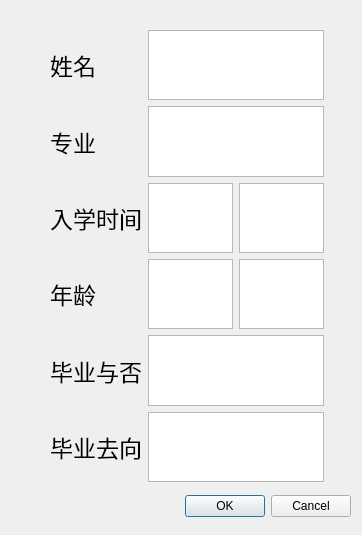
<?xml version="1.0" encoding="UTF-8"?>
<ui version="4.0">
 <class>StudentDialog</class>
 <widget class="QDialog" name="StudentDialog">
  <property name="geometry">
   <rect>
    <x>0</x>
    <y>0</y>
    <width>362</width>
    <height>535</height>
   </rect>
  </property>
  <property name="windowTitle">
   <string>查找年级</string>
  </property>
  <widget class="QDialogButtonBox" name="buttonBox">
   <property name="geometry">
    <rect>
     <x>10</x>
     <y>490</y>
     <width>341</width>
     <height>32</height>
    </rect>
   </property>
   <property name="orientation">
    <enum>Qt::Horizontal</enum>
   </property>
   <property name="standardButtons">
    <set>QDialogButtonBox::Cancel|QDialogButtonBox::Ok</set>
   </property>
  </widget>
  <widget class="QWidget" name="layoutWidget">
   <property name="geometry">
    <rect>
     <x>50</x>
     <y>30</y>
     <width>274</width>
     <height>452</height>
    </rect>
   </property>
   <property name="font">
    <font>
     <pointsize>17</pointsize>
    </font>
   </property>
   <layout class="QGridLayout" name="gridLayout">
    <property name="horizontalSpacing">
     <number>6</number>
    </property>
    <item row="4" column="0">
     <widget class="QLabel" name="label_4">
      <property name="text">
       <string>年龄</string>
      </property>
     </widget>
    </item>
    <item row="5" column="0">
     <widget class="QLabel" name="label_5">
      <property name="text">
       <string>毕业与否</string>
      </property>
     </widget>
    </item>
    <item row="3" column="0">
     <widget class="QLabel" name="label_3">
      <property name="font">
       <font>
        <pointsize>17</pointsize>
       </font>
      </property>
      <property name="text">
       <string>入学时间</string>
      </property>
     </widget>
    </item>
    <item row="1" column="0">
     <widget class="QLabel" name="label">
      <property name="text">
       <string>姓名</string>
      </property>
     </widget>
    </item>
    <item row="3" column="1">
     <widget class="QTextEdit" name="textEdit_3"/>
    </item>
    <item row="2" column="0">
     <widget class="QLabel" name="label_2">
      <property name="font">
       <font>
        <pointsize>17</pointsize>
       </font>
      </property>
      <property name="text">
       <string>专业</string>
      </property>
     </widget>
    </item>
    <item row="1" column="1" colspan="2">
     <widget class="QTextEdit" name="textEdit">
      <property name="sizePolicy">
       <sizepolicy hsizetype="Preferred" vsizetype="Preferred">
        <horstretch>0</horstretch>
        <verstretch>0</verstretch>
       </sizepolicy>
      </property>
     </widget>
    </item>
    <item row="3" column="2">
     <widget class="QTextEdit" name="textEdit_5"/>
    </item>
    <item row="2" column="1" colspan="2">
     <widget class="QTextEdit" name="textEdit_2"/>
    </item>
    <item row="6" column="0">
     <widget class="QLabel" name="label_6">
      <property name="text">
       <string>毕业去向</string>
      </property>
     </widget>
    </item>
    <item row="4" column="1">
     <widget class="QTextEdit" name="textEdit_4"/>
    </item>
    <item row="4" column="2">
     <widget class="QTextEdit" name="textEdit_6"/>
    </item>
    <item row="5" column="1" colspan="2">
     <widget class="QTextEdit" name="textEdit_7"/>
    </item>
    <item row="6" column="1" colspan="2">
     <widget class="QTextEdit" name="textEdit_8"/>
    </item>
   </layout>
  </widget>
 </widget>
 <resources/>
 <connections>
  <connection>
   <sender>buttonBox</sender>
   <signal>accepted()</signal>
   <receiver>StudentDialog</receiver>
   <slot>accept()</slot>
   <hints>
    <hint type="sourcelabel">
     <x>198</x>
     <y>490</y>
    </hint>
    <hint type="destinationlabel">
     <x>157</x>
     <y>274</y>
    </hint>
   </hints>
  </connection>
  <connection>
   <sender>buttonBox</sender>
   <signal>rejected()</signal>
   <receiver>StudentDialog</receiver>
   <slot>reject()</slot>
   <hints>
    <hint type="sourcelabel">
     <x>266</x>
     <y>490</y>
    </hint>
    <hint type="destinationlabel">
     <x>286</x>
     <y>274</y>
    </hint>
   </hints>
  </connection>
 </connections>
</ui>
